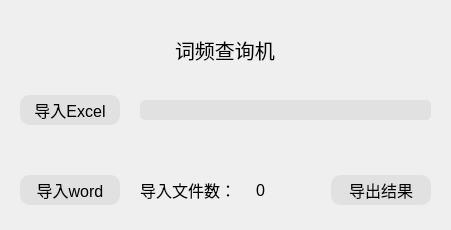
<?xml version="1.0" encoding="UTF-8"?>
<ui version="4.0">
 <class>Form</class>
 <widget class="QWidget" name="Form">
  <property name="geometry">
   <rect>
    <x>0</x>
    <y>0</y>
    <width>451</width>
    <height>230</height>
   </rect>
  </property>
  <property name="windowTitle">
   <string>Form</string>
  </property>
  <property name="windowIcon">
   <iconset resource="img.qrc">
    <normaloff>:/newPrefix/title.ico</normaloff>:/newPrefix/title.ico</iconset>
  </property>
  <property name="styleSheet">
   <string notr="true">#widget{border-image: url(:/newPrefix/1.jpg);}
QPushButton{
background-color: rgb(220, 220, 220,200);
border-style:none;border-radius: 10px;
}
QPushButton:hover{
color:white;
background-color: rgb(200, 200, 200,120);
}
QPushButton:pressed {  
    /* 改变背景色 */  
    background-color:rgb(180, 180, 180,120);  
    /* 改变边框风格 */  
    border-style:inset;  
    /* 使文字有一点移动 */  
    padding-left:1px;  
    padding-top:1px;  
}

QLineEdit{
border-radius:5px;
background-color: rgb(220, 220, 220,200);
}

/*QLabel{color: rgb(255, 255, 255);}
QLabel{font-weight: bold;}*/</string>
  </property>
  <layout class="QVBoxLayout" name="verticalLayout">
   <property name="spacing">
    <number>0</number>
   </property>
   <property name="leftMargin">
    <number>0</number>
   </property>
   <property name="topMargin">
    <number>0</number>
   </property>
   <property name="rightMargin">
    <number>0</number>
   </property>
   <property name="bottomMargin">
    <number>0</number>
   </property>
   <item>
    <widget class="QWidget" name="widget" native="true">
     <layout class="QVBoxLayout" name="verticalLayout_2">
      <property name="spacing">
       <number>0</number>
      </property>
      <property name="leftMargin">
       <number>0</number>
      </property>
      <property name="topMargin">
       <number>0</number>
      </property>
      <property name="rightMargin">
       <number>0</number>
      </property>
      <property name="bottomMargin">
       <number>0</number>
      </property>
      <item>
       <widget class="QWidget" name="widget_3" native="true">
        <property name="minimumSize">
         <size>
          <width>0</width>
          <height>30</height>
         </size>
        </property>
        <property name="maximumSize">
         <size>
          <width>16777215</width>
          <height>30</height>
         </size>
        </property>
        <layout class="QHBoxLayout" name="horizontalLayout_2">
         <item>
          <spacer name="horizontalSpacer">
           <property name="orientation">
            <enum>Qt::Horizontal</enum>
           </property>
           <property name="sizeHint" stdset="0">
            <size>
             <width>40</width>
             <height>20</height>
            </size>
           </property>
          </spacer>
         </item>
         <item alignment="Qt::AlignTop">
          <widget class="QPushButton" name="pushButton_3">
           <property name="minimumSize">
            <size>
             <width>20</width>
             <height>20</height>
            </size>
           </property>
           <property name="maximumSize">
            <size>
             <width>20</width>
             <height>20</height>
            </size>
           </property>
           <property name="styleSheet">
            <string notr="true">QPushButton{
padding:2px 2px 2px 2px;
background-color: rgba(255,255,255,0);
border-style:none;
border-radius: 5px;
image:url(:/newPrefix/关闭1.png);
width:15px;height:15px;
}

QPushButton:hover{
padding:2px 2px 2px 2px;
image:url(:/newPrefix/关闭.png);
background-color: rgb(220, 220, 220,100);
border-radius: 5px;
width:15px;height:15px;
}
QPushButton:pressed {
padding:2px 2px 2px 2px;
	image:url(:/newPrefix/关闭1.png);
    /* 改变背景色 */  
    background-color:rgb(180, 180, 180,100);  
    /* 改变边框风格 */  
    border-style:inset;  
    /* 使文字有一点移动 */  
    padding-left:1px;  
    padding-top:1px;  
border-radius: 5px;
}</string>
           </property>
           <property name="text">
            <string/>
           </property>
          </widget>
         </item>
        </layout>
       </widget>
      </item>
      <item alignment="Qt::AlignHCenter">
       <widget class="QLabel" name="label_3">
        <property name="font">
         <font>
          <family>楷体</family>
          <pointsize>15</pointsize>
         </font>
        </property>
        <property name="text">
         <string>词频查询机</string>
        </property>
       </widget>
      </item>
      <item>
       <widget class="QWidget" name="widget_4" native="true">
        <property name="minimumSize">
         <size>
          <width>0</width>
          <height>80</height>
         </size>
        </property>
        <property name="maximumSize">
         <size>
          <width>16777215</width>
          <height>80</height>
         </size>
        </property>
        <layout class="QHBoxLayout" name="horizontalLayout_3">
         <property name="spacing">
          <number>20</number>
         </property>
         <property name="leftMargin">
          <number>20</number>
         </property>
         <property name="rightMargin">
          <number>20</number>
         </property>
         <item>
          <widget class="QPushButton" name="pushButton_4">
           <property name="minimumSize">
            <size>
             <width>100</width>
             <height>30</height>
            </size>
           </property>
           <property name="maximumSize">
            <size>
             <width>100</width>
             <height>30</height>
            </size>
           </property>
           <property name="font">
            <font>
             <pointsize>12</pointsize>
            </font>
           </property>
           <property name="text">
            <string>导入Excel</string>
           </property>
          </widget>
         </item>
         <item>
          <widget class="QLineEdit" name="lineEdit">
           <property name="minimumSize">
            <size>
             <width>0</width>
             <height>20</height>
            </size>
           </property>
           <property name="maximumSize">
            <size>
             <width>16777215</width>
             <height>20</height>
            </size>
           </property>
           <property name="font">
            <font>
             <pointsize>10</pointsize>
            </font>
           </property>
           <property name="readOnly">
            <bool>true</bool>
           </property>
          </widget>
         </item>
        </layout>
       </widget>
      </item>
      <item>
       <widget class="QWidget" name="widget_2" native="true">
        <property name="minimumSize">
         <size>
          <width>0</width>
          <height>80</height>
         </size>
        </property>
        <property name="maximumSize">
         <size>
          <width>16777215</width>
          <height>80</height>
         </size>
        </property>
        <layout class="QHBoxLayout" name="horizontalLayout">
         <property name="spacing">
          <number>20</number>
         </property>
         <property name="leftMargin">
          <number>20</number>
         </property>
         <property name="rightMargin">
          <number>20</number>
         </property>
         <item>
          <widget class="QPushButton" name="pushButton">
           <property name="minimumSize">
            <size>
             <width>100</width>
             <height>30</height>
            </size>
           </property>
           <property name="maximumSize">
            <size>
             <width>100</width>
             <height>30</height>
            </size>
           </property>
           <property name="font">
            <font>
             <pointsize>12</pointsize>
            </font>
           </property>
           <property name="text">
            <string>导入word</string>
           </property>
          </widget>
         </item>
         <item>
          <widget class="QLabel" name="label">
           <property name="font">
            <font>
             <pointsize>12</pointsize>
            </font>
           </property>
           <property name="text">
            <string>导入文件数：</string>
           </property>
          </widget>
         </item>
         <item>
          <widget class="QLabel" name="label_2">
           <property name="font">
            <font>
             <pointsize>12</pointsize>
            </font>
           </property>
           <property name="text">
            <string>0</string>
           </property>
          </widget>
         </item>
         <item>
          <widget class="QPushButton" name="pushButton_2">
           <property name="minimumSize">
            <size>
             <width>100</width>
             <height>30</height>
            </size>
           </property>
           <property name="maximumSize">
            <size>
             <width>100</width>
             <height>30</height>
            </size>
           </property>
           <property name="font">
            <font>
             <pointsize>12</pointsize>
            </font>
           </property>
           <property name="text">
            <string>导出结果</string>
           </property>
          </widget>
         </item>
        </layout>
       </widget>
      </item>
     </layout>
    </widget>
   </item>
  </layout>
 </widget>
 <resources>
  <include location="img.qrc"/>
 </resources>
 <connections/>
</ui>
